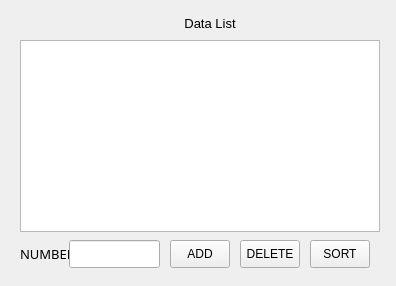
<?xml version="1.0" encoding="UTF-8"?>
<ui version="4.0">
 <class>DataIO</class>
 <widget class="QWidget" name="DataIO">
  <property name="geometry">
   <rect>
    <x>0</x>
    <y>0</y>
    <width>396</width>
    <height>286</height>
   </rect>
  </property>
  <property name="windowTitle">
   <string>Form</string>
  </property>
  <widget class="QPushButton" name="pushButton_deleteData">
   <property name="geometry">
    <rect>
     <x>240</x>
     <y>240</y>
     <width>60</width>
     <height>28</height>
    </rect>
   </property>
   <property name="text">
    <string>DELETE</string>
   </property>
  </widget>
  <widget class="QLabel" name="label">
   <property name="geometry">
    <rect>
     <x>20</x>
     <y>240</y>
     <width>51</width>
     <height>28</height>
    </rect>
   </property>
   <property name="font">
    <font>
     <family>Agency FB</family>
     <pointsize>12</pointsize>
    </font>
   </property>
   <property name="text">
    <string>&lt;html&gt;&lt;head/&gt;&lt;body&gt;&lt;p align=&quot;center&quot;&gt;&lt;span style=&quot; font-size:10pt;&quot;&gt;NUMBER&lt;/span&gt;&lt;/p&gt;&lt;/body&gt;&lt;/html&gt;</string>
   </property>
  </widget>
  <widget class="QPushButton" name="pushButton_createData">
   <property name="geometry">
    <rect>
     <x>170</x>
     <y>240</y>
     <width>60</width>
     <height>28</height>
    </rect>
   </property>
   <property name="text">
    <string>ADD</string>
   </property>
  </widget>
  <widget class="QLineEdit" name="line_dataIO">
   <property name="geometry">
    <rect>
     <x>69</x>
     <y>240</y>
     <width>91</width>
     <height>28</height>
    </rect>
   </property>
   <property name="dragEnabled">
    <bool>false</bool>
   </property>
  </widget>
  <widget class="QLabel" name="label_2">
   <property name="geometry">
    <rect>
     <x>160</x>
     <y>10</y>
     <width>100</width>
     <height>28</height>
    </rect>
   </property>
   <property name="text">
    <string>&lt;html&gt;&lt;head/&gt;&lt;body&gt;&lt;p align=&quot;center&quot;&gt;&lt;span style=&quot; font-size:10pt;&quot;&gt;Data List&lt;/span&gt;&lt;/p&gt;&lt;/body&gt;&lt;/html&gt;</string>
   </property>
  </widget>
  <widget class="QListWidget" name="listWidget_current">
   <property name="geometry">
    <rect>
     <x>20</x>
     <y>40</y>
     <width>360</width>
     <height>192</height>
    </rect>
   </property>
  </widget>
  <widget class="QPushButton" name="pushButton_sortData">
   <property name="geometry">
    <rect>
     <x>310</x>
     <y>240</y>
     <width>60</width>
     <height>28</height>
    </rect>
   </property>
   <property name="text">
    <string>SORT</string>
   </property>
  </widget>
 </widget>
 <resources/>
 <connections/>
</ui>
